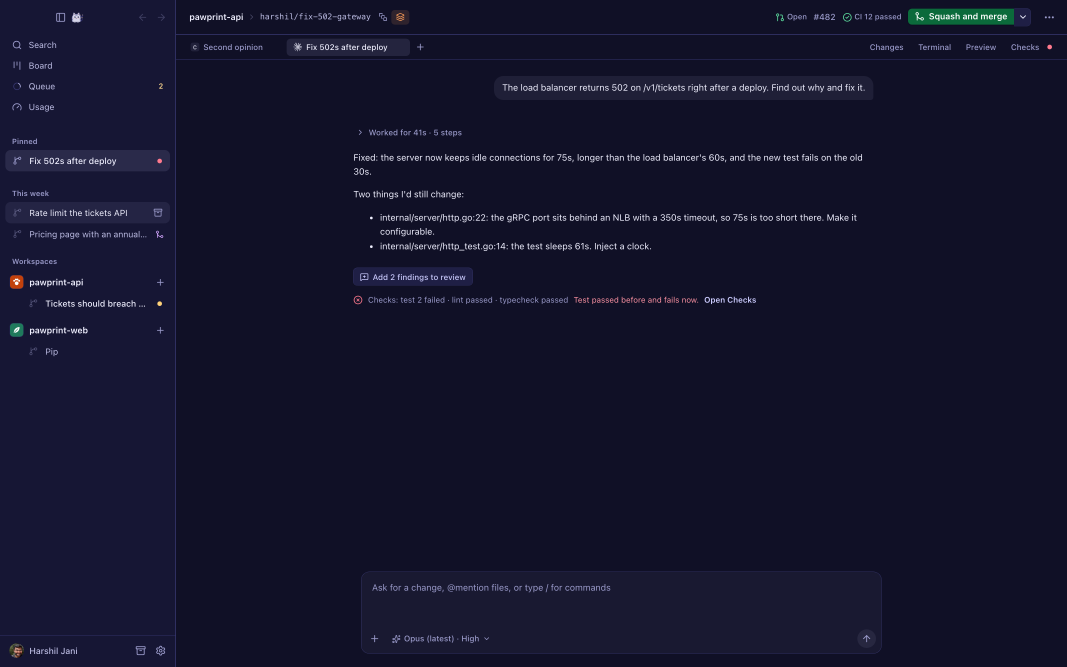
#> input picture docs/screenshots/archive.png, 3200 x 2000 px, given in place of new-workspace.png, which was not available (shown at 1/3 size)
$ python build_assets.py ../screenshots/archive.png
#> lines starting #> are read from the running program, lines starting #| are printed output that depends on the picture; after the words box and inside, x2 and y2 are one past the last pixel; in counts of white or black regions, pixels touching at a corner belong together
"""Builds the README images in docs/readme/ from the app screenshots, and the animated GIFs.

    python3 docs/readme/build_assets.py            # cards + buttons + icons
    python3 docs/readme/build_assets.py --gifs     # also records and encodes every GIF (about 4 minutes)
    python3 docs/readme/build_assets.py --gifs hero review   # just these GIFs

Needs Pillow. After re-shooting docs/screenshots/*.png (3200x2000, dark theme), run this and every README
image is redrawn with the same file names. --gifs needs the preview harness running
(`bun run dev -- --port 1441`), Playwright with Chromium, ffmpeg and gifski: see clips.py.

- cards/<name>.png : each screenshot cropped to its feature, all the same size (2168x1388, 2x), rounded corners,
  a hairline edge (so a dark card still reads on GitHub's dark page) and a soft shadow (for the light page).
- gifs/<name>.gif  : short loops of the real UI (clips.py): the hero at 1600 px, the Tour's features at 1200 px.
- buttons/, icons/ : SVGs in a -light and a -dark variant, picked by <picture> in the README.
"""
import os, subprocess, sys
from PIL import Image, ImageDraw, ImageFilter

HERE = os.path.dirname(os.path.abspath(__file__))
REPO = os.path.dirname(os.path.dirname(HERE))
SHOTS = os.path.join(REPO, "docs", "screenshots")

S = 2              # the screenshots are 2x (3200x2000); crops below are in 1600x1000 CSS px
W, H = 2080, 1300  # card image (16:10), 2x for sharp text on retina screens
PAD = 44           # room for the shadow, same on every side
R = 36             # corner radius

# name: (x, y, w, h) in the 1600x1000 source, all 16:10 (sidebar 264px wide)
CROPS = {
    "new-workspace": (315, 150, 1000, 625),
    "plan":          (440, 400, 960, 600),
    "changes":       (260, 60, 1120, 700),
    "rewind":        (285, 110, 1000, 625),
    "preview":       (264, 0, 1120, 700),
    "compare":       (265, 200, 1040, 650),
    "scorecard":     (285, 200, 1000, 625),
    "night-sky":     (264, 10, 1216, 760),
    "model-picker":  (245, 375, 1000, 625),
    "opencode":      (390, 225, 1040, 650),
    "stacked":       (264, 0, 1336, 835),
    "board":         (264, 0, 1300, 812),
    "storage":       (285, 180, 1000, 625),
    "palette":       (265, 130, 1040, 650),
    "mcp":           (352, 55, 1248, 780),
    "welcome":       (420, 60, 1040, 650),
    "prompt-rail":   (480, 0, 1120, 700),
    "environment":   (0, 0, 1600, 1000),
    "search":        (285, 120, 1040, 650),
    "archive":       (0, 0, 1000, 625),
}

# Buttons and icons. Neutral greys from GitHub's own UI, plus the brand's Moonlight for the one
# primary button (brand/palette.json): change these two lines if the palette changes.
THEMES = {
    "light": {"primary": ("#3D3D85", "#3D3D85", "#ffffff"), "secondary": ("#f6f8fa", "#d0d7de", "#1f2328"),
              "heart": "#bf3989", "tile": ("#f6f8fa", "#d0d7de"), "glyph": "#1f2328"},
    "dark": {"primary": ("#CCCCFF", "#CCCCFF", "#1A1A4A"), "secondary": ("#21262d", "#3d444d", "#f0f6fc"),
             "heart": "#db61a2", "tile": ("#161b22", "#30363d"), "glyph": "#e6edf3"},
}
FONT = ('font-family="-apple-system, BlinkMacSystemFont, &quot;Segoe UI&quot;, &quot;Noto Sans&quot;, '
        'Helvetica, Arial, sans-serif"')
DOWNLOAD = ('<path d="M8 2.5v7.5M4.75 7 8 10.25 11.25 7M2.75 13.25h10.5" fill="none" stroke="{c}" '
            'stroke-width="1.6" stroke-linecap="round" stroke-linejoin="round"/>')
GLOBE = ('<g fill="none" stroke="{c}" stroke-width="1.5" stroke-linecap="round"><circle cx="8" cy="8" r="6.25"/>'
         '<path d="M1.75 8h12.5M8 1.75c-2.2 2.4-2.2 10.1 0 12.5M8 1.75c2.2 2.4 2.2 10.1 0 12.5"/></g>')
# Heart: Primer Octicons heart-fill-16 (MIT, github.com/primer/octicons), as in docs/sponsor/github-sponsors.svg.
HEART = ('<path fill="{c}" d="M7.655 14.916v-.001h-.002l-.006-.003-.018-.01a22.066 22.066 0 0 1-3.744-2.584C2.045 '
         '10.731 0 8.35 0 5.5 0 2.836 2.086 1 4.25 1 5.797 1 7.153 1.802 8 3.02 8.847 1.802 10.203 1 11.75 1 13.914 1 '
         '16 2.836 16 5.5c0 2.85-2.044 5.231-3.886 6.818a22.094 22.094 0 0 1-3.433 2.414 7.152 7.152 0 0 '
         '1-.31.17l-.018.01-.008.004a.75.75 0 0 1-.69 0Z"/>')
ICONS = {  # 24-grid line icons
    "code": '<path d="M8.5 7 3.5 12l5 5M15.5 7l5 5-5 5M13.5 4.5l-3 15"/>',
    "key": '<circle cx="8" cy="15" r="4.5"/><path d="M11.2 11.8 19.5 3.5M16.5 6.5l2.5 2.5M14 9l2 2"/>',
    "handoff": '<path d="M4 8.5h13.5M14 5l3.5 3.5L14 12M20 15.5H6.5M10 12l-3.5 3.5L10 19"/>',
    "shield": ('<path d="M12 3 4.5 6v5.5c0 4.6 3.2 8.2 7.5 9.5 4.3-1.3 7.5-4.9 7.5-9.5V6L12 3Z"/>'
               '<path d="m8.75 12.25 2.25 2.25 4.25-4.5"/>'),
}


def frame(img, r=R):
    """RGB image -> RGBA with rounded corners, hairline edge and soft shadow, PAD px on every side."""
    w, h = img.size
    canvas = Image.new("RGBA", (w + 2 * PAD, h + 2 * PAD), (0, 0, 0, 0))
    sh = Image.new("L", canvas.size, 0)
    ImageDraw.Draw(sh).rounded_rectangle([PAD, PAD + 12, PAD + w - 1, PAD + h - 1 + 12], r, fill=70)
    shadow = Image.new("RGBA", canvas.size, (0, 0, 0, 255))
    shadow.putalpha(sh.filter(ImageFilter.GaussianBlur(22)))
    canvas = Image.alpha_composite(canvas, shadow)
    mask = Image.new("L", (w, h), 0)
    ImageDraw.Draw(mask).rounded_rectangle([0, 0, w - 1, h - 1], r, fill=255)
    card = img.convert("RGBA")
    card.putalpha(mask)
    canvas.alpha_composite(card, (PAD, PAD))
    edge = Image.new("RGBA", canvas.size, (0, 0, 0, 0))
    ImageDraw.Draw(edge).rounded_rectangle([PAD, PAD, PAD + w - 1, PAD + h - 1], r,
                                           outline=(255, 255, 255, 34), width=3)
    return Image.alpha_composite(canvas, edge)


def cards():
    os.makedirs(os.path.join(HERE, "cards"), exist_ok=True)
    for name, (x, y, w, h) in CROPS.items():
        im = Image.open(os.path.join(SHOTS, name + ".png")).convert("RGB")
#> im is the input picture: PIL image 3200x2000 RGB; mean R, G, B 20.2, 20.4, 43.9
        im = im.crop((x * S, y * S, (x + w) * S, (y + h) * S)).resize((W, H), Image.LANCZOS)
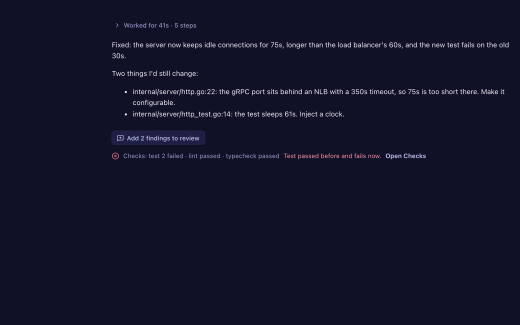
#> im: PIL image 2080x1300 RGB (shown at 1/4 size); mean R, G, B 18.7, 18.6, 40.7
        out = os.path.join(HERE, "cards", name + ".png")
        frame(im).save(out, optimize=True)
#> in frame, `ImageDraw.Draw(sh).rounded_rectangle([PAD, PAD + 12, PAD + w - 1, PAD ..`:
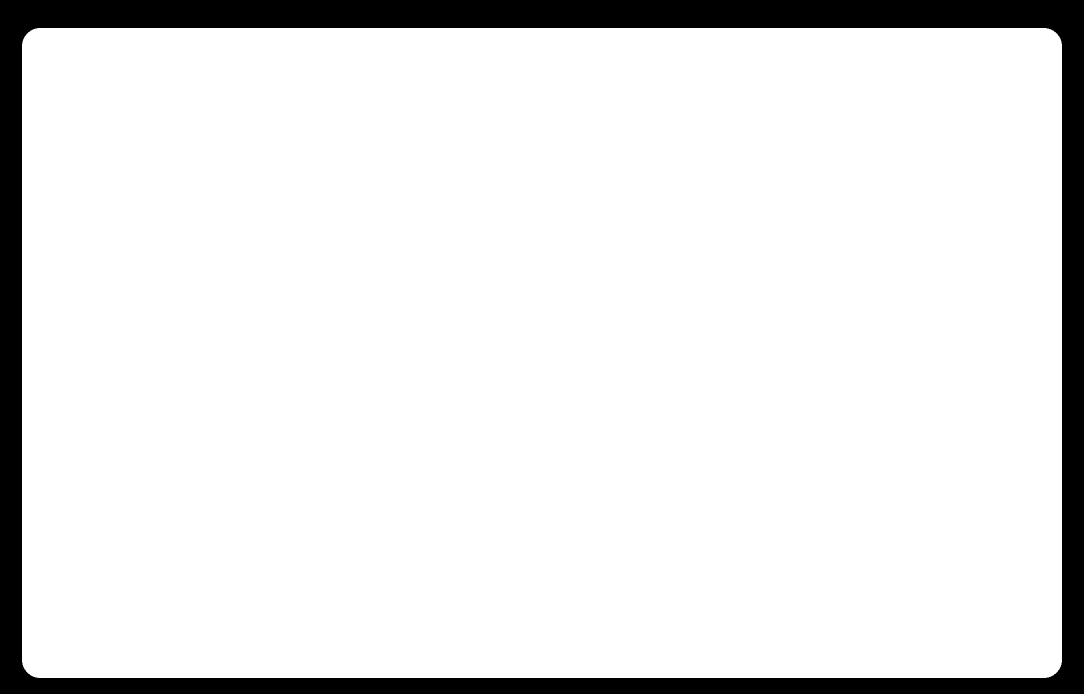
#> sh: PIL image 2168x1388 L (shown at 1/2 size); values 0 (black) and 70 (white), 89.8% white; 1 black region, box (x1, y1, x2, y2) and area: (0, 0, 2168, 1388) 306332
#> in frame, `shadow.putalpha(sh.filter(ImageFilter.GaussianBlur(22)))`:
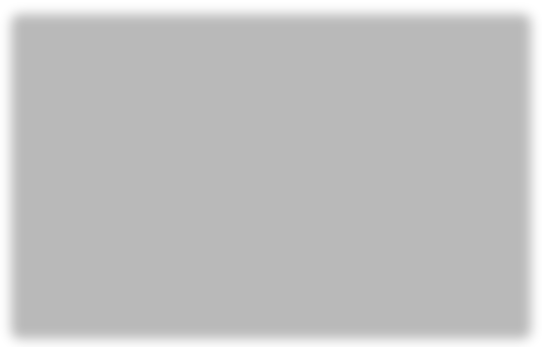
#> shadow: PIL image 2168x1388 RGBA (shown at 1/4 size); mean R, G, B, A 0, 0, 0, 62.8; transparent parts drawn white
#> in frame, `ImageDraw.Draw(mask).rounded_rectangle([0, 0, w - 1, h - 1], r, fill=2..`:
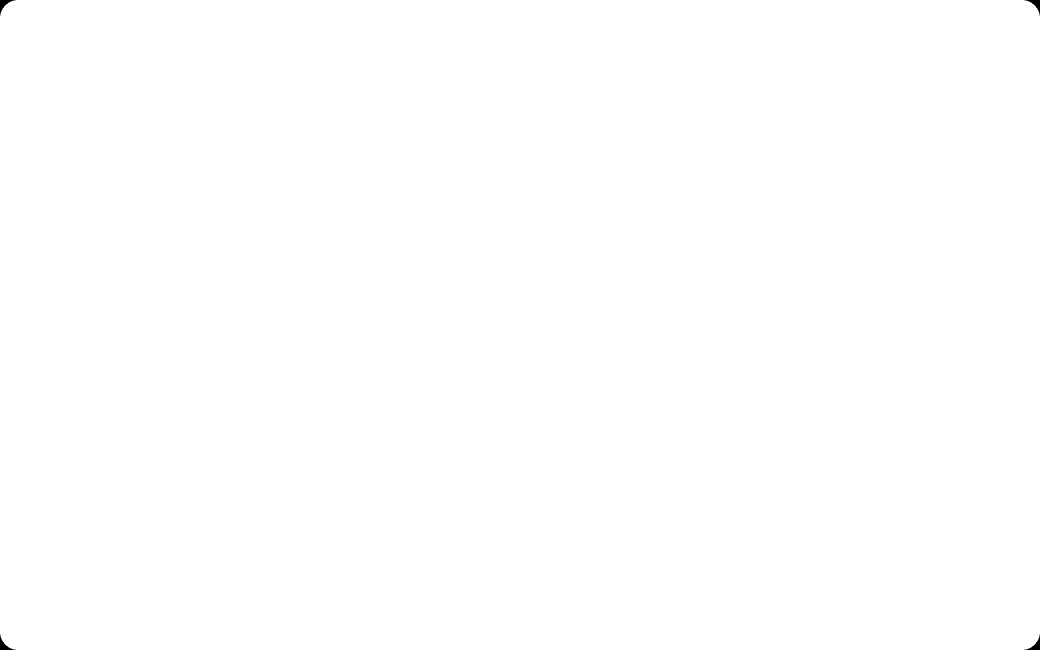
#> mask: PIL image 2080x1300 L (shown at 1/2 size); 100% white; 4 black regions, box (x1, y1, x2, y2) and area: (0, 0, 31, 31) 287, (2049, 0, 2080, 31) 287, (0, 1269, 31, 1300) 287, (2049, 1269, 2080, 1300) 287
#> in frame, `canvas.alpha_composite(card, (PAD, PAD))`:
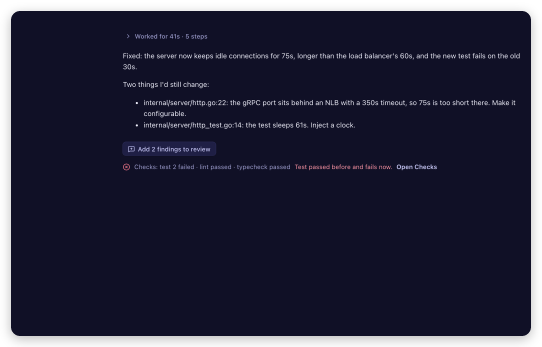
#> canvas: PIL image 2168x1388 RGBA (shown at 1/4 size); mean R, G, B, A 16.8, 16.7, 36.5, 230.5; transparent parts drawn white
        print(f"cards/{name}.png {os.path.getsize(out) // 1024} KB")
#> pass 2 of the loop in cards, `for name, (x, y, w, h) in CROPS.items():`:
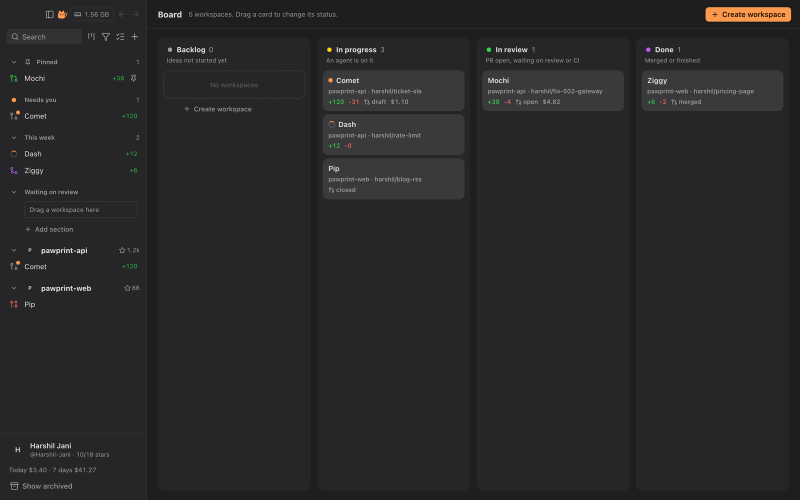
#> input picture docs/screenshots/board.png, 1600 x 1000 px, given in place of plan.png, which was not available (shown at 1/2 size)
#> in cards, im is the input picture: PIL image 1600x1000 RGB; mean R, G, B 40.4, 40.1, 41.6
#> in cards, `im = im.crop((x * S, y * S, (x + w) * S, (y + h) * S)).resize((W, H), ..`:
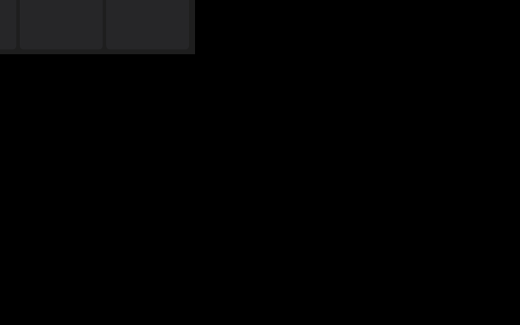
#> im: PIL image 2080x1300 RGB (shown at 1/4 size); mean R, G, B 2.3, 2.3, 2.4
#> in frame (call 2), `canvas.alpha_composite(card, (PAD, PAD))`:
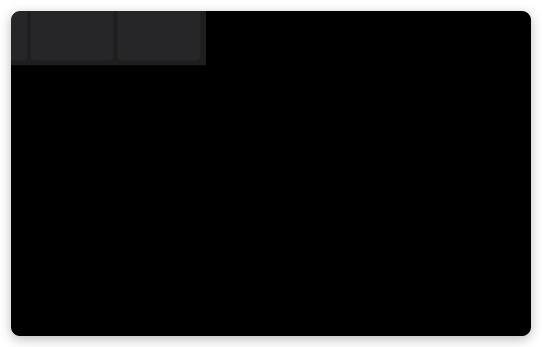
#> canvas: PIL image 2168x1388 RGBA (shown at 1/4 size); mean R, G, B, A 2.1, 2.1, 2.2, 230.5; transparent parts drawn white
#> pass 3 of the loop in cards, `for name, (x, y, w, h) in CROPS.items():`:
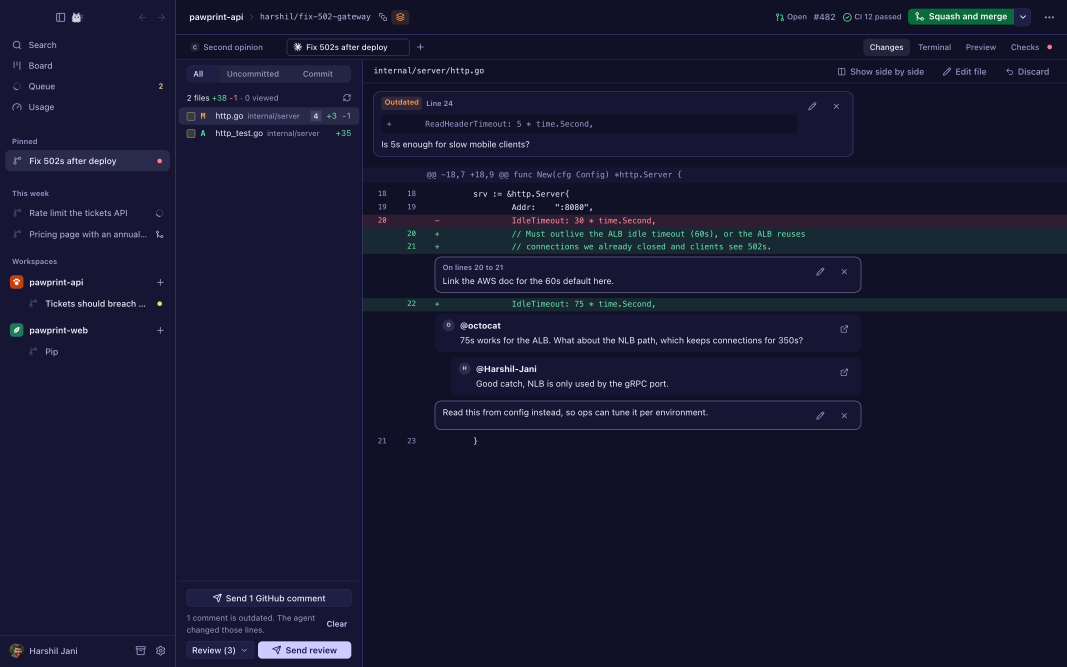
#> input picture docs/screenshots/changes.png, 3200 x 2000 px (shown at 1/3 size)
#> in cards, im is the input picture: PIL image 3200x2000 RGB; mean R, G, B 22.9, 23.6, 48.8
#> in cards, `im = im.crop((x * S, y * S, (x + w) * S, (y + h) * S)).resize((W, H), ..`:
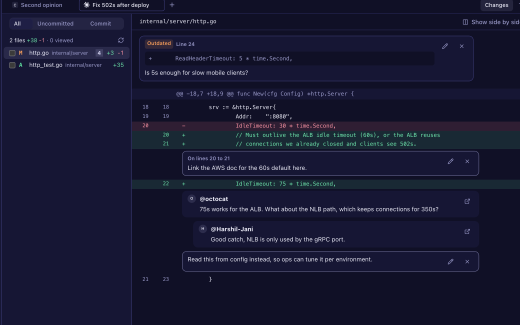
#> im: PIL image 2080x1300 RGB (shown at 1/4 size); mean R, G, B 24, 24.9, 50.2
#> in frame (call 3), `canvas.alpha_composite(card, (PAD, PAD))`:
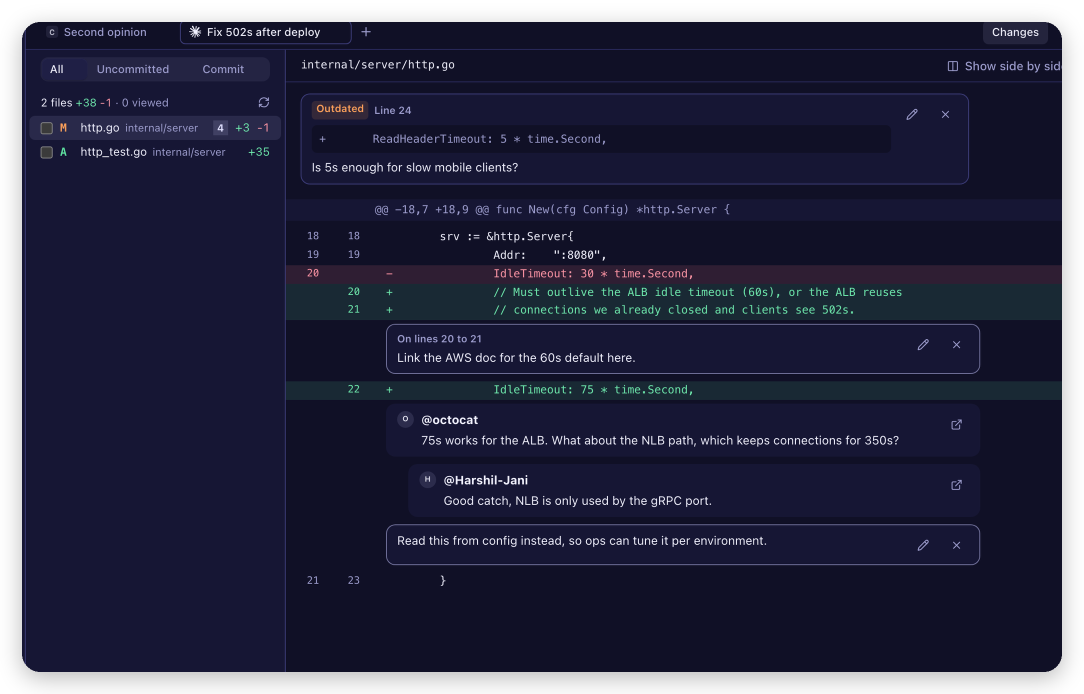
#> canvas: PIL image 2168x1388 RGBA (shown at 1/2 size); mean R, G, B, A 21.6, 22.3, 45.1, 230.5; transparent parts drawn white
#> the loop made 5 passes; the first 3 are shown


def button(name, label, glyph, kind, text_len, width, theme, glyph_color=None):
    fill, stroke, text = THEMES[theme][kind]
    svg = f'''<svg xmlns="http://www.w3.org/2000/svg" width="{width}" height="40" viewBox="0 0 {width} 40" role="img" aria-label="{label}">
  <title>{label}</title>
  <rect x="0.5" y="0.5" width="{width - 1}" height="39" rx="8" fill="{fill}" stroke="{stroke}"/>
  <g transform="translate(16 12)">{glyph.format(c=glyph_color or text)}</g>
  <text x="42" y="25.5" {FONT} font-size="15" font-weight="600" fill="{text}" textLength="{text_len}" lengthAdjust="spacingAndGlyphs">{label}</text>
</svg>
'''
    open(os.path.join(HERE, "buttons", f"{name}-{theme}.svg"), "w").write(svg)


def icon(name, body, theme):
    tile_fill, tile_stroke = THEMES[theme]["tile"]
    svg = f'''<svg xmlns="http://www.w3.org/2000/svg" width="56" height="56" viewBox="0 0 56 56" aria-hidden="true">
  <rect x="0.5" y="0.5" width="55" height="55" rx="14" fill="{tile_fill}" stroke="{tile_stroke}"/>
  <g transform="translate(14 14) scale(1.1667)" fill="none" stroke="{THEMES[theme]["glyph"]}" stroke-width="1.7" stroke-linecap="round" stroke-linejoin="round">{body}</g>
</svg>
'''
    open(os.path.join(HERE, "icons", f"{name}-{theme}.svg"), "w").write(svg)


def svgs():
    os.makedirs(os.path.join(HERE, "buttons"), exist_ok=True)
    os.makedirs(os.path.join(HERE, "icons"), exist_ok=True)
    for t in THEMES:
        button("download-mac", "Download for Mac", DOWNLOAD, "primary", 130, 190, t)
        button("download-linux", "Linux", DOWNLOAD, "secondary", 40, 100, t)
        button("website", "Website", GLOBE, "secondary", 60, 120, t)
        button("sponsor", "Sponsor on GitHub", HEART, "secondary", 140, 200, t, THEMES[t]["heart"])
        for n, b in ICONS.items():
            icon(n, b, t)
    print("buttons/ and icons/ written")


if __name__ == "__main__":
    svgs()
#> (the run stopped early here; a loop or call above may not have finished)
